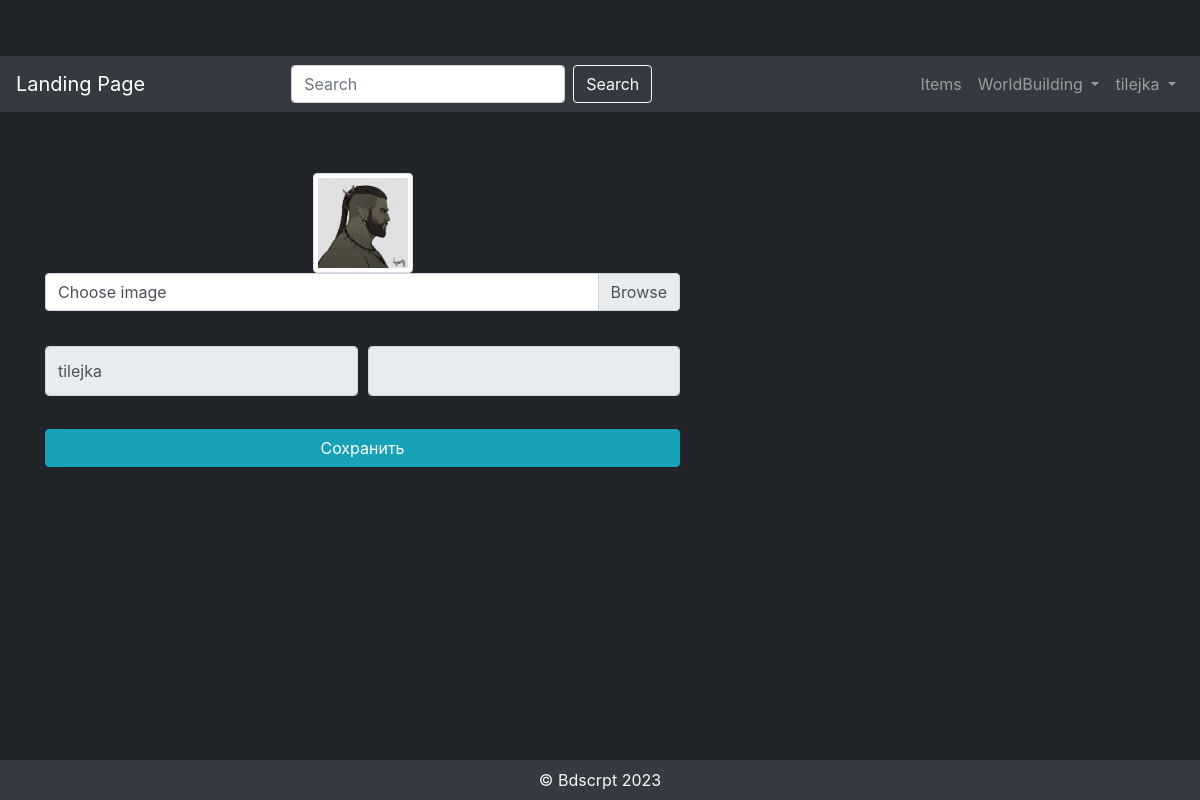
Before: /users/profile/ (signed in) with the older database file.
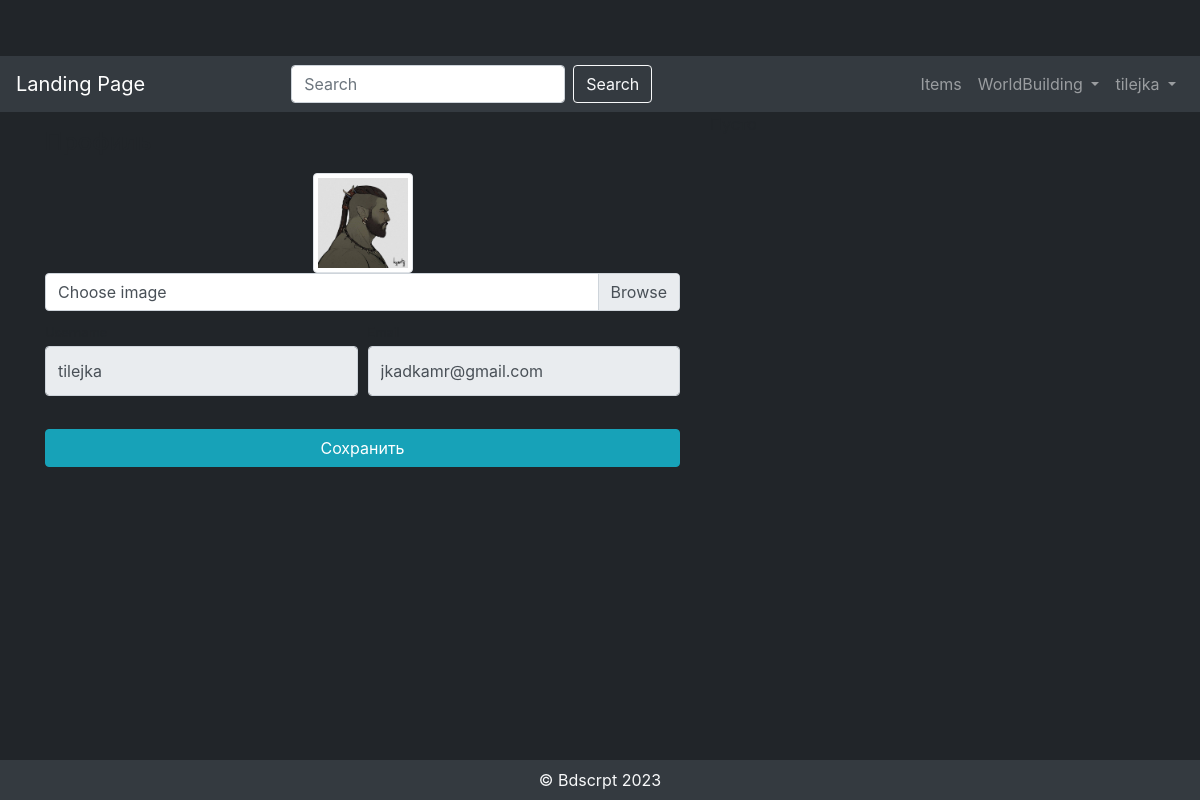
After: the same page with the newer database file.
### users/models.py (models this page shows)
class User(AbstractUser):
    image = models.ImageField(upload_to='users_images', null=True, blank=True)

### users/views.py (the view)
# urls.py: path('profile/', profile, name='profile'),
@login_required
def profile(request):
    if request.method == 'POST':
        form = UserProfileForm(instance=request.user, data=request.POST, files=request.FILES)
        if form.is_valid():
            form.save()
            return HttpResponseRedirect(reverse('users:profile'))
    else:
        form = UserProfileForm(instance=request.user)
    context = {
        'title': 'Bdsc - Profile',
        'form': form,
    }
    return render(request, 'users/profile.html', context)

### users/forms.py
class UserProfileForm(UserChangeForm):
    image = forms.ImageField(widget=forms.FileInput(attrs={'class': 'custom-file-input'}), required=False)
    username = forms.CharField(widget=forms.TextInput(attrs={'class': 'form-control py-4', 'readonly': True}))
    email = forms.CharField(widget=forms.EmailInput(attrs={'class': 'form-control py-4', 'readonly': True}))
    class Meta:
        model = User
        fields = ('image', 'username', 'email')

### users/templates/users/profile.html (shortened to what this page needs)
{% extends 'partials/base.html' %}
{% load static %}
{% block css %}
    <link href="{% static 'vendor/css/profile.css' %}" rel="stylesheet">
{% endblock %}
{% block content %}
    <div class="container">
        <div class="row">
            <div class="col-lg-7">
                <h4 class="mt-3 mb-3">Профиль</h4>
                <div class="col-lg-12 text-center">
                    <img width="100" height="100"
                         src="{% if user.image %} {{ user.image.url }} {% else %} {% static 'vendor/img/users/default_avatar.jpg' %} {% endif %}"
                         class="img-thumbnail">
                </div>
                <form action="{% url 'users:profile' %}" method="post" enctype="multipart/form-data">
                    <div class="form-row mb-2">
                        <div class="col-lg-12">
                            <div class="custom-file">
                                <label class="custom-file-label" for="{{ form.image.id_for_label }}">Choose image</label>
                            </div>
                        </div>
                    </div>
                    <div class="form-row">
                        <div class="col-lg-6">
                            <label class="small mb-1" for="{{ form.username.id_for_label }}">Username</label>
                            {{ form.username }}
                        </div>
                        <div class="col-lg-6">
                            <label class="small mb-1" for="{{ form.email.id_for_label }}">Email</label>
                            {{ form.email }}
                        </div>
                    </div>
                    <div class="form-row">
                        <div class="col-lg-12" style="margin-top: 33px;">
                            <input class="btn btn-info btn-block" type="submit" value="Сохранить">
                        </div>
                    </div>
                </form>
            </div>
            <div class="col-lg-5">
            </div>
        </div>
    </div>
{% endblock %}

### templates/partials/_navbar.html (shortened to what this page needs)
{% load static %}
<head>
</head>
<body>
  <nav class="navbar navbar-expand-lg navbar-dark bg-dark">
<a class="navbar-brand {% if request.path == '/' %}active{% endif %}" href="{% url 'index' %}">
  Landing Page
</a>
    <form class="form-inline mx-auto">
      <input class="form-control mr-sm-2" type="search" placeholder="Search" aria-label="Search">
      <button class="btn btn-outline-light my-2 my-sm-0" type="submit">Search</button>
    </form>
    <ul class="navbar-nav ml-auto">
<li class="nav-item {% if request.path == '/items/' %}active{% endif %}">
      <a class="nav-link" href="{% url 'items:index' %}">Items</a>
</li>
    <li class="nav-item dropdown">
      <a class="nav-link dropdown-toggle" href="#" id="navbarDropdown" role="button" data-toggle="dropdown"
        aria-haspopup="true" aria-expanded="false">
        WorldBuilding
      </a>
    </li>
    {% if user.is_authenticated %}
    <li class="nav-item dropdown">
      <a class="nav-link dropdown-toggle" href="#" id="navbarDropdown" role="button" data-toggle="dropdown"
        aria-haspopup="true" aria-expanded="false">
        {{ user.get_username }}
      </a>
    </li>
    {% else %}
        <li class="nav-item">
        <a class="dropdown-item text-light" href="{% url 'users:login' %}">Log In</a>
      </li>
    {% endif %}
    </ul>
  </nav>
</body>

Changed rows visible on the page:
changed User "tilejka": email (not shown) → "jkadkamr@gmail.com"
